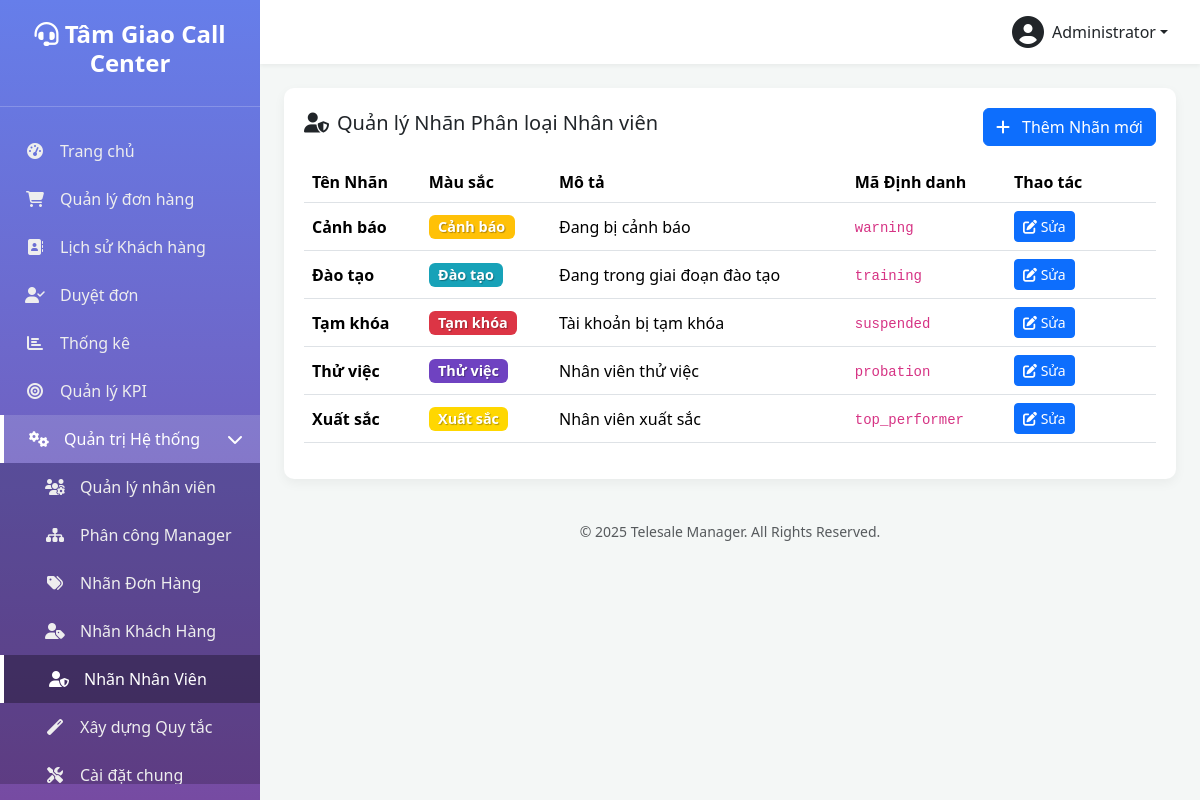
Page /manage-user-labels.php (signed in) on the committed database.
### tables this page shows
CREATE TABLE `settings` (
  `setting_key` varchar(100) NOT NULL,
  `setting_value` text DEFAULT NULL
);

CREATE TABLE `users` (
  `id` int(10) UNSIGNED NOT NULL,
  `username` varchar(50) NOT NULL COMMENT 'Tên đăng nhập',
  `password` varchar(255) NOT NULL,
  `full_name` varchar(100) NOT NULL COMMENT 'Họ và tên',
  `email` varchar(100) DEFAULT NULL COMMENT 'Email',
  `phone` varchar(20) DEFAULT NULL COMMENT 'Số điện thoại',
  `role` enum('admin','manager','telesale') NOT NULL DEFAULT 'telesale' COMMENT 'Vai trò: admin, manager, telesale',
  `status` enum('active','inactive','suspended') NOT NULL DEFAULT 'active' COMMENT 'Trạng thái: active, inactive, suspended (bị treo)',
  `avatar` varchar(255) DEFAULT NULL COMMENT 'Đường dẫn ảnh đại diện',
  `last_login_at` datetime DEFAULT NULL COMMENT 'Lần đăng nhập cuối',
  `last_login_ip` varchar(45) DEFAULT NULL COMMENT 'IP đăng nhập cuối',
  `created_at` datetime DEFAULT current_timestamp(),
  `updated_at` datetime DEFAULT current_timestamp() ON UPDATE current_timestamp(),
  `suspension_reason` text DEFAULT NULL,
  `suspension_until` datetime DEFAULT NULL
);

CREATE TABLE `user_labels` (
  `id` int(11) NOT NULL,
  `label_key` varchar(50) NOT NULL,
  `label_name` varchar(100) NOT NULL,
  `description` text DEFAULT NULL,
  `color` varchar(20) DEFAULT '#28a745',
  `icon` varchar(50) DEFAULT 'fa-user-tag',
  `permissions` longtext DEFAULT NULL CHECK (json_valid(`permissions`)),
  `auto_assign_rules` longtext DEFAULT NULL CHECK (json_valid(`auto_assign_rules`)),
  `sort_order` int(11) DEFAULT 0,
  `created_by` int(10) UNSIGNED DEFAULT NULL,
  `created_at` datetime DEFAULT current_timestamp(),
  `updated_at` datetime DEFAULT current_timestamp() ON UPDATE current_timestamp()
);

### functions.php (called while the page is built, shortened)
<?php
function get_db_connection() {
    static $pdo = null;
    if ($pdo === null) {
        try {
            $dsn = "mysql:host=" . DB_HOST . ";dbname=" . DB_NAME . ";charset=" . DB_CHARSET;
            $options = [
                PDO::ATTR_ERRMODE => PDO::ERRMODE_EXCEPTION,
                PDO::ATTR_DEFAULT_FETCH_MODE => PDO::FETCH_ASSOC,
                PDO::ATTR_EMULATE_PREPARES => false,
            ];
            $pdo = new PDO($dsn, DB_USER, DB_PASS, $options);
        } catch (PDOException $e) {
            die('Database connection failed: ' . $e->getMessage());
        }
    }
    return $pdo;
}
function db_query($sql, $params = []) {
    $pdo = get_db_connection();
    $stmt = $pdo->prepare($sql);
    $stmt->execute($params);
    return $stmt;
}
function db_get_row($sql, $params = []) {
    $stmt = db_query($sql, $params);
    return $stmt->fetch(PDO::FETCH_ASSOC);
}
function db_get_results($sql, $params = []) {
    $stmt = db_query($sql, $params);
    return $stmt->fetchAll(PDO::FETCH_ASSOC);
}
function db_get_var($sql, $params = []) {
    $stmt = db_query($sql, $params);
    return $stmt->fetchColumn();
}
function is_logged_in() {
    return isset($_SESSION['user_id']) && !empty($_SESSION['user_id']);
}
function get_logged_user() {
    static $cached_user = null;
    if ($cached_user === null) {
        $cached_user = db_get_row(
            "SELECT * FROM users WHERE id = ? AND status = 'active'",
            [$_SESSION['user_id']]
        );
    }
    return $cached_user;
}
function is_admin() {
    $user = get_logged_user();
    return $user && is_array($user) && isset($user['role']) && $user['role'] === 'admin';
}
function require_admin() {
    if (!is_admin()) {
        redirect('dashboard.php?error=access_denied');
        exit;
    }
}
function get_setting($key, $default = null) {
    $value = db_get_var("SELECT setting_value FROM settings WHERE setting_key = ?", [$key]);
    return $value !== false && $value !== null ? $value : $default;
}

### manage-user-labels.php (the view, shortened to what this page needs)
<?php
require_once 'functions.php';
require_admin();
$labels = db_get_results("SELECT * FROM user_labels ORDER BY label_name ASC");
include 'includes/header.php';
?>
<div class="table-card">
    <div class="d-flex justify-content-between align-items-center mb-3">
        <h5><i class="fas fa-user-shield me-2"></i>Quản lý Nhãn Phân loại Nhân viên</h5>
        <button class="btn btn-primary" onclick="prepareAddModal()">
            <i class="fas fa-plus me-2"></i> Thêm Nhãn mới
        </button>
    </div>
    <table class="table table-hover align-middle">
        <thead>
            <tr>
                <th>Tên Nhãn</th>
                <th>Màu sắc</th>
                <th>Mô tả</th>
                <th>Mã Định danh</th>
                <th style="width: 150px;">Thao tác</th>
            </tr>
        </thead>
        <tbody>
            <?php if (empty($labels)): ?>
                <tr><td colspan="5" class="text-center text-muted py-4">Chưa có nhãn nhân viên nào được tạo.</td></tr>
            <?php else: ?>
                <?php foreach ($labels as $label): ?>
                <tr>
                    <td><strong><?php echo htmlspecialchars($label['label_name']); ?></strong></td>
                    <td>
                        <span class="badge" style="background-color: <?php echo htmlspecialchars($label['color']); ?>; color: #fff; text-shadow: 1px 1px 1px rgba(0,0,0,0.3); font-size: 0.9em;">
                            <?php echo htmlspecialchars($label['label_name']); ?>
                        </span>
                    </td>
                    <td><?php echo htmlspecialchars($label['description']); ?></td>
                    <td><code><?php echo htmlspecialchars($label['label_key']); ?></code></td>
                    <td>
                        <button class="btn btn-sm btn-primary"
                                onclick="prepareEditModal(
                                    '<?php echo htmlspecialchars($label['label_key'], ENT_QUOTES); ?>',
                                    '<?php echo htmlspecialchars($label['label_name'], ENT_QUOTES); ?>',
                                    '<?php echo htmlspecialchars($label['color'], ENT_QUOTES); ?>',
                                    '<?php echo htmlspecialchars($label['description'], ENT_QUOTES); ?>'
                                )">
                            <i class="fas fa-edit"></i> Sửa
                        </button>
                        </td>
                </tr>
                <?php endforeach; ?>
            <?php endif; ?>
        </tbody>
    </table>
</div>
<?php include 'includes/footer.php'; ?>

### includes/header.php (shortened to what this page needs)
<?php
$current_user = get_logged_user();
$current_page = basename($_SERVER['PHP_SELF']);
$system_pages = [
    'users.php',
    'manager-assignments.php',
    'manage-order-statuses.php',
    'manage-customer-labels.php',
    'manage-user-labels.php',
    'admin-rules.php',
    'settings.php',
];
$is_system_page_active = in_array($current_page, $system_pages);
?>
<!DOCTYPE html>
<html lang="vi">
<head>
    <link href="https://cdn.jsdelivr.net/npm/bootstrap@5.3.2/dist/css/bootstrap.min.css" rel="stylesheet">
    <link rel="stylesheet" href="https://cdnjs.cloudflare.com/ajax/libs/font-awesome/6.4.2/css/all.min.css">
</head>
<body>
    <div class="wrapper">
        <nav class="sidebar">
            <div class="sidebar-header">
                <h3><i class="fas fa-headset"></i> <?php echo get_setting('site_name', SITE_NAME); ?></h3>
            </div>
            <ul class="sidebar-nav">
                <li class="<?php echo ($current_page == 'dashboard.php') ? 'active' : ''; ?>">
                    <a href="dashboard.php"><i class="fas fa-tachometer-alt nav-icon"></i> Trang chủ</a>
                </li>
                <li class="<?php echo ($current_page == 'orders.php' || $current_page == 'order-detail.php') ? 'active' : ''; ?>">
                    <a href="orders.php"><i class="fas fa-shopping-cart nav-icon"></i> Quản lý đơn hàng</a>
                </li>
                <?php if (is_admin() || is_manager()): ?>
                <li class="<?php echo ($current_page == 'customer-history.php') ? 'active' : ''; ?>">
                    <a href="customer-history.php"><i class="fas fa-address-book nav-icon"></i> Lịch sử Khách hàng</a>
                </li>
                <li class="<?php echo ($current_page == 'pending-orders.php') ? 'active' : ''; ?>">
                    <a href="pending-orders.php">
                        <i class="fas fa-user-check nav-icon"></i> Duyệt đơn
                    </a>
                </li>
                <li class="<?php echo ($current_page == 'statistics.php') ? 'active' : ''; ?>">
                    <a href="statistics.php"><i class="fas fa-chart-bar nav-icon"></i> Thống kê</a>
                </li>
                <?php endif; ?>
                <?php if (is_admin() || is_manager()): ?>
                    <li class="<?php echo ($current_page == 'kpi.php') ? 'active' : ''; ?>">
                        <a href="kpi.php">
                            <i class="fas fa-bullseye nav-icon"></i>
                            <?php echo is_admin() ? 'Quản lý KPI' : 'Xem KPI'; ?>
                        </a>
                    </li>
                <?php endif; ?>
                <?php if (is_admin() || is_manager()): ?>
                <li class="<?php echo $is_system_page_active ? 'active' : ''; ?>">
                    <a href="#systemSettings" data-bs-toggle="collapse" aria-expanded="<?php echo $is_system_page_active ? 'true' : 'false'; ?>">
                        <i class="fas fa-cogs nav-icon"></i>
                        Quản trị Hệ thống
                        <i class="fas fa-chevron-right arrow"></i>
                    </a>
                    <ul class="collapse submenu <?php echo $is_system_page_active ? 'show' : ''; ?>" id="systemSettings">
                        <li class="<?php echo ($current_page == 'users.php') ? 'active' : ''; ?>">
                            <a href="users.php">
                                <i class="fas fa-users-cog nav-icon"></i>
                                <?php echo is_admin() ? 'Quản lý nhân viên' : 'Xem nhân viên'; ?>
                            </a>
                        </li>
                        <?php if (is_admin()):  ?>
                        <li class="<?php echo ($current_page == 'manager-assignments.php') ? 'active' : ''; ?>">
                            <a href="manager-assignments.php"><i class="fas fa-sitemap nav-icon"></i> Phân công Manager</a>
                        </li>
                        <li class="<?php echo ($current_page == 'manage-order-statuses.php') ? 'active' : ''; ?>">
							<a href="manage-order-statuses.php"><i class="fas fa-tags nav-icon"></i> Nhãn Đơn Hàng</a>
						</li>
						<li class="<?php echo ($current_page == 'manage-customer-labels.php') ? 'active' : ''; ?>">
							<a href="manage-customer-labels.php"><i class="fas fa-user-tag nav-icon"></i> Nhãn Khách Hàng</a>
						</li>
						<li class="<?php echo ($current_page == 'manage-user-labels.php') ? 'active' : ''; ?>">
							<a href="manage-user-labels.php"><i class="fas fa-user-shield nav-icon"></i> Nhãn Nhân Viên</a>
						</li>
						<li class="<?php echo ($current_page == 'admin-rules.php' || $current_page == 'admin-rules.php') ? 'active' : ''; ?>">
							<a href="admin-rules.php"><i class="fas fa-magic nav-icon"></i> Xây dựng Quy tắc</a>
						</li>
                         <li class="<?php echo ($current_page == 'settings.php') ? 'active' : ''; ?>">
                            <a href="settings.php"><i class="fas fa-tools nav-icon"></i> Cài đặt chung</a>
                        </li>
                        <?php endif; ?>
                    </ul>
                </li>
                <?php endif; ?>
            </ul>
        </nav>
        <div class="main-content">
            <header class="top-navbar d-flex justify-content-end align-items-center">
                <div class="dropdown">
                    <a href="#" class="d-flex align-items-center text-dark text-decoration-none dropdown-toggle" id="dropdownUser" data-bs-toggle="dropdown" aria-expanded="false">
                        <i class="fas fa-user-circle fa-2x me-2"></i>
                        <span><?php echo htmlspecialchars($current_user['full_name']); ?></span>
                    </a>
                </div>
            </header>
            <main class="p-4">

### includes/header.php (style rules this page uses)
:root { --sidebar-width: 260px; --primary-color: #667eea; --secondary-color: #764ba2; }
body { background-color: #f4f7f6; }
.wrapper { display: flex; min-height: 100vh; }
.sidebar { width: var(--sidebar-width); background: linear-gradient(180deg, var(--primary-color) 0%, var(--secondary-color) 100%); color: #fff; position: fixed; height: 100%; display: flex; flex-direction: column; }
.sidebar-header { padding: 20px; text-align: center; border-bottom: 1px solid rgba(255,255,255,0.2); flex-shrink: 0; }
.sidebar-header h3 { font-size: 1.5rem; font-weight: 700; }
.sidebar-nav { list-style: none; padding: 20px 0; flex-grow: 1; overflow-y: auto; }
.sidebar-nav a { display: flex; align-items: center; padding: 12px 20px; color: #eee; text-decoration: none; transition: all 0.2s; }
.sidebar-nav a:hover, .sidebar-nav li.active > a { background-color: rgba(255,255,255,0.15); color: #fff; }
.sidebar-nav li.active > a { border-left: 4px solid #fff; }
.sidebar-nav a i.nav-icon { width: 30px; text-align: center; margin-right: 10px; }
.sidebar-nav .submenu { list-style: none; padding-left: 0; background-color: rgba(0,0,0,0.2); }
.sidebar-nav .submenu a { padding-left: 40px; }
.sidebar-nav .submenu a:hover, .sidebar-nav .submenu li.active > a { background-color: rgba(0,0,0,0.3); }
.sidebar-nav a .arrow { margin-left: auto; transition: transform 0.3s; }
.sidebar-nav a[aria-expanded="true"] .arrow { transform: rotate(90deg); }
.main-content { margin-left: var(--sidebar-width); width: calc(100% - var(--sidebar-width)); }
.top-navbar { background-color: #fff; box-shadow: 0 2px 4px rgba(0,0,0,0.05); padding: 1rem 2rem; }
.table-card, .stat-card { background-color: #fff; border-radius: 10px; padding: 20px; box-shadow: 0 4px 12px rgba(0,0,0,0.05); }

### rows in the picture
settings: setting_value "Tâm Giao Call Center"
users: full_name "Administrator"
user_labels: label_name "Cảnh báo", description "Đang bị cảnh báo", label_key "warning"
user_labels: label_name "Đào tạo", description "Đang trong giai đoạn đào tạo", label_key "training"
user_labels: label_name "Tạm khóa", description "Tài khoản bị tạm khóa", label_key "suspended"
user_labels: label_name "Thử việc", description "Nhân viên thử việc", label_key "probation"
user_labels: label_name "Xuất sắc", description "Nhân viên xuất sắc", label_key "top_performer"

### other values in the picture
SITE_NAME "Telesale Manager"
